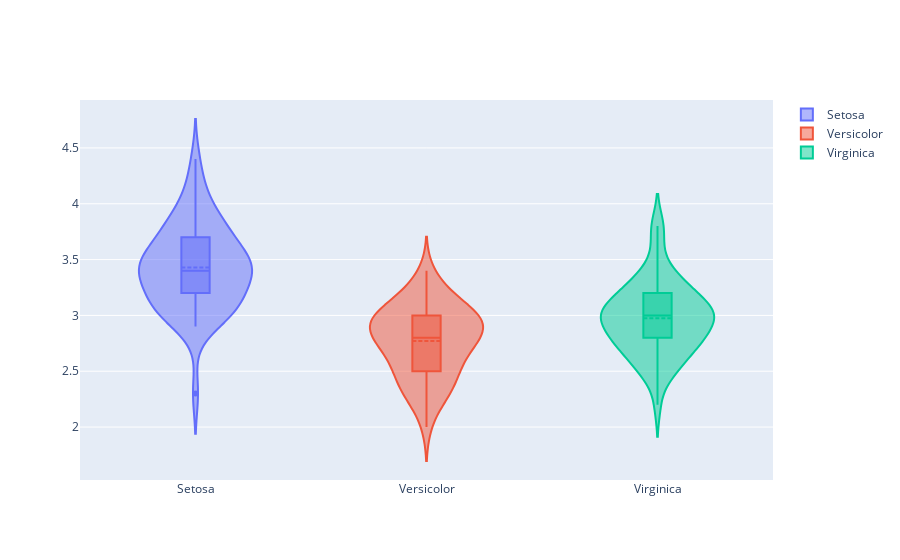

Notebook cell for this chart:
### Code cell
# b. sepal width
fig = go.Figure()
varieties = ['Setosa', 'Versicolor', 'Virginica']
for variety in varieties:
    fig.add_trace(go.Violin(x=df['variety'][df['variety']==variety],
        y=df['sepal.width'][df['variety']==variety],
        name=variety,
        box_visible = True,
        meanline_visible=True))
fig.show()

### Figure 1 — Plotly figure (JSON) as saved in the notebook; plotly's stock layout.template omitted (floating-point values rounded to 4 significant figures)
{"data": [{"box": {"visible": true}, "meanline": {"visible": true}, "name": "Setosa", "type": "violin", "x": ["Setosa", "Setosa", "Setosa", "Setosa", "Setosa", "Setosa", "Setosa", "Setosa", "Setosa", "Setosa", "Setosa", "Setosa", "Setosa", "Setosa", "Setosa", "Setosa", "Setosa", "Setosa", "Setosa", "Setosa", "Setosa", "Setosa", "Setosa", "Setosa", "Setosa", "Setosa", "Setosa", "Setosa", "Setosa", "Setosa", "Setosa", "Setosa", "Setosa", "Setosa", "Setosa", "Setosa", "Setosa", "Setosa", "Setosa", "Setosa", "Setosa", "Setosa", "Setosa", "Setosa", "Setosa", "Setosa", "Setosa", "Setosa", "Setosa", "Setosa"], "y": [3.5, 3, 3.2, 3.1, 3.6, 3.9, 3.4, 3.4, 2.9, 3.1, 3.7, 3.4, 3, 3, 4, 4.4, 3.9, 3.5, 3.8, 3.8, 3.4, 3.7, 3.6, 3.3, 3.4, 3, 3.4, 3.5, 3.4, 3.2, 3.1, 3.4, 4.1, 4.2, 3.1, 3.2, 3.5, 3.6, 3, 3.4, 3.5, 2.3, 3.2, 3.5, 3.8, 3, 3.8, 3.2, 3.7, 3.3]}, {"box": {"visible": true}, "meanline": {"visible": true}, "name": "Versicolor", "type": "violin", "x": ["Versicolor", "Versicolor", "Versicolor", "Versicolor", "Versicolor", "Versicolor", "Versicolor", "Versicolor", "Versicolor", "Versicolor", "Versicolor", "Versicolor", "Versicolor", "Versicolor", "Versicolor", "Versicolor", "Versicolor", "Versicolor", "Versicolor", "Versicolor", "Versicolor", "Versicolor", "Versicolor", "Versicolor", "Versicolor", "Versicolor", "Versicolor", "Versicolor", "Versicolor", "Versicolor", "Versicolor", "Versicolor", "Versicolor", "Versicolor", "Versicolor", "Versicolor", "Versicolor", "Versicolor", "Versicolor", "Versicolor", "Versicolor", "Versicolor", "Versicolor", "Versicolor", "Versicolor", "Versicolor", "Versicolor", "Versicolor", "Versicolor", "Versicolor"], "y": [3.2, 3.2, 3.1, 2.3, 2.8, 2.8, 3.3, 2.4, 2.9, 2.7, 2, 3, 2.2, 2.9, 2.9, 3.1, 3, 2.7, 2.2, 2.5, 3.2, 2.8, 2.5, 2.8, 2.9, 3, 2.8, 3, 2.9, 2.6, 2.4, 2.4, 2.7, 2.7, 3, 3.4, 3.1, 2.3, 3, 2.5, 2.6, 3, 2.6, 2.3, 2.7, 3, 2.9, 2.9, 2.5, 2.8]}, {"box": {"visible": true}, "meanline": {"visible": true}, "name": "Virginica", "type": "violin", "x": ["Virginica", "Virginica", "Virginica", "Virginica", "Virginica", "Virginica", "Virginica", "Virginica", "Virginica", "Virginica", "Virginica", "Virginica", "Virginica", "Virginica", "Virginica", "Virginica", "Virginica", "Virginica", "Virginica", "Virginica", "Virginica", "Virginica", "Virginica", "Virginica", "Virginica", "Virginica", "Virginica", "Virginica", "Virginica", "Virginica", "Virginica", "Virginica", "Virginica", "Virginica", "Virginica", "Virginica", "Virginica", "Virginica", "Virginica", "Virginica", "Virginica", "Virginica", "Virginica", "Virginica", "Virginica", "Virginica", "Virginica", "Virginica", "Virginica", "Virginica"], "y": [3.3, 2.7, 3, 2.9, 3, 3, 2.5, 2.9, 2.5, 3.6, 3.2, 2.7, 3, 2.5, 2.8, 3.2, 3, 3.8, 2.6, 2.2, 3.2, 2.8, 2.8, 2.7, 3.3, 3.2, 2.8, 3, 2.8, 3, 2.8, 3.8, 2.8, 2.8, 2.6, 3, 3.4, 3.1, 3, 3.1, 3.1, 3.1, 2.7, 3.2, 3.3, 3, 2.5, 3, 3.4, 3]}], "layout": {}}
